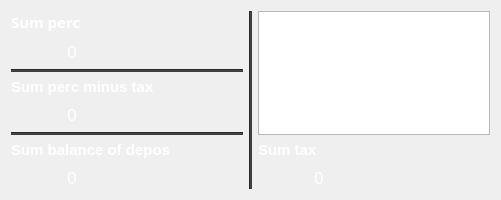
     <widget class="QWidget" name="gridLayoutWidget_5">
      <property name="geometry">
       <rect>
        <x>10</x>
        <y>568</y>
        <width>501</width>
        <height>194</height>
       </rect>
      </property>
      <layout class="QGridLayout" name="gridLayout_8" rowstretch="2,1,2,1,2,0,0,0" columnstretch="2,2,1,2,2">
       <item row="3" column="0" colspan="2">
        <widget class="QLabel" name="label_24">
         <property name="font">
          <font>
           <pointsize>-1</pointsize>
           <italic>false</italic>
           <bold>true</bold>
          </font>
         </property>
         <property name="styleSheet">
          <string notr="true">* {
     font:  bold 15px;
	color: rgb(255, 255, 255);
}</string>
         </property>
         <property name="text">
          <string>Sum perc minus tax</string>
         </property>
         <property name="alignment">
          <set>Qt::AlignLeading|Qt::AlignLeft|Qt::AlignVCenter</set>
         </property>
         <property name="wordWrap">
          <bool>true</bool>
         </property>
        </widget>
       </item>
       <item row="0" column="2" rowspan="8">
        <widget class="Line" name="line_18">
         <property name="styleSheet">
          <string notr="true">* {
	background-color: rgb(60, 60, 61);
}</string>
         </property>
         <property name="orientation">
          <enum>Qt::Vertical</enum>
         </property>
        </widget>
       </item>
       <item row="5" column="0" colspan="2">
        <widget class="Line" name="line_19">
         <property name="styleSheet">
          <string notr="true">* {
	background-color: rgb(60, 60, 61);
}</string>
         </property>
         <property name="orientation">
          <enum>Qt::Horizontal</enum>
         </property>
        </widget>
       </item>
       <item row="0" column="3" rowspan="6" colspan="2">
        <widget class="QTableWidget" name="tableWidget_tax">
         <property name="styleSheet">
          <string notr="true">QTableWidget::item {
    color: rgb(253, 251, 255);
}</string>
         </property>
         <property name="horizontalScrollBarPolicy">
          <enum>Qt::ScrollBarAlwaysOff</enum>
         </property>
        </widget>
       </item>
       <item row="0" column="0" colspan="2">
        <widget class="QLabel" name="label_23">
         <property name="font">
          <font>
           <family>13</family>
           <pointsize>-1</pointsize>
           <italic>false</italic>
           <bold>true</bold>
          </font>
         </property>
         <property name="layoutDirection">
          <enum>Qt::LeftToRight</enum>
         </property>
         <property name="styleSheet">
          <string notr="true">* {
     font:  bold 15px;
	color: rgb(255, 255, 255);
}</string>
         </property>
         <property name="text">
          <string>Sum perc</string>
         </property>
         <property name="alignment">
          <set>Qt::AlignLeading|Qt::AlignLeft|Qt::AlignVCenter</set>
         </property>
         <property name="wordWrap">
          <bool>true</bool>
         </property>
        </widget>
       </item>
       <item row="2" column="0" colspan="2">
        <widget class="Line" name="line_20">
         <property name="styleSheet">
          <string notr="true">* {
	background-color: rgb(60, 60, 61);
}</string>
         </property>
         <property name="orientation">
          <enum>Qt::Horizontal</enum>
         </property>
        </widget>
       </item>
       <item row="6" column="0" colspan="2">
        <widget class="QLabel" name="label_25">
         <property name="font">
          <font>
           <pointsize>-1</pointsize>
           <italic>false</italic>
           <bold>true</bold>
          </font>
         </property>
         <property name="styleSheet">
          <string notr="true">* {
     font:  bold 15px;
	color: rgb(255, 255, 255);
}</string>
         </property>
         <property name="text">
          <string>Sum balance of depos</string>
         </property>
         <property name="alignment">
          <set>Qt::AlignLeading|Qt::AlignLeft|Qt::AlignVCenter</set>
         </property>
         <property name="wordWrap">
          <bool>true</bool>
         </property>
        </widget>
       </item>
       <item row="6" column="3" colspan="2">
        <widget class="QLabel" name="label_22">
         <property name="font">
          <font>
           <pointsize>-1</pointsize>
           <italic>false</italic>
           <bold>true</bold>
          </font>
         </property>
         <property name="styleSheet">
          <string notr="true">* {
     font:  bold 15px;
	color: rgb(255, 255, 255);
}</string>
         </property>
         <property name="text">
          <string>Sum tax</string>
         </property>
         <property name="alignment">
          <set>Qt::AlignLeading|Qt::AlignLeft|Qt::AlignVCenter</set>
         </property>
         <property name="wordWrap">
          <bool>true</bool>
         </property>
        </widget>
       </item>
       <item row="7" column="3" colspan="2">
        <widget class="QLabel" name="label_sum_tax">
         <property name="styleSheet">
          <string notr="true">* {
     font:  17px text-wrap;
	color: white;
	margin-left: 2px;
	padding-left: 50px;
 }</string>
         </property>
         <property name="text">
          <string>0</string>
         </property>
        </widget>
       </item>
       <item row="7" column="0" colspan="2">
        <widget class="QLabel" name="label_sum_balance_of_depos">
         <property name="styleSheet">
          <string notr="true">* {
     font:  17px text-wrap;
	color: white;
	margin-left: 2px;
	padding-left: 50px;
 }</string>
         </property>
         <property name="text">
          <string>0</string>
         </property>
        </widget>
       </item>
       <item row="4" column="0" colspan="2">
        <widget class="QLabel" name="label_sum_perc_minus_tax">
         <property name="styleSheet">
          <string notr="true">* {
     font:  17px text-wrap;
	color: white;
	margin-left: 2px;
	padding-left: 50px;
 }</string>
         </property>
         <property name="text">
          <string>0</string>
         </property>
        </widget>
       </item>
       <item row="1" column="0" colspan="2">
        <widget class="QLabel" name="label_sum_perc_dep">
         <property name="styleSheet">
          <string notr="true">* {
     font:  17px text-wrap;
	color: white;
	margin-left: 2px;
	padding-left: 50px;
 }</string>
         </property>
         <property name="text">
          <string>0</string>
         </property>
        </widget>
       </item>
      </layout>
     </widget>
